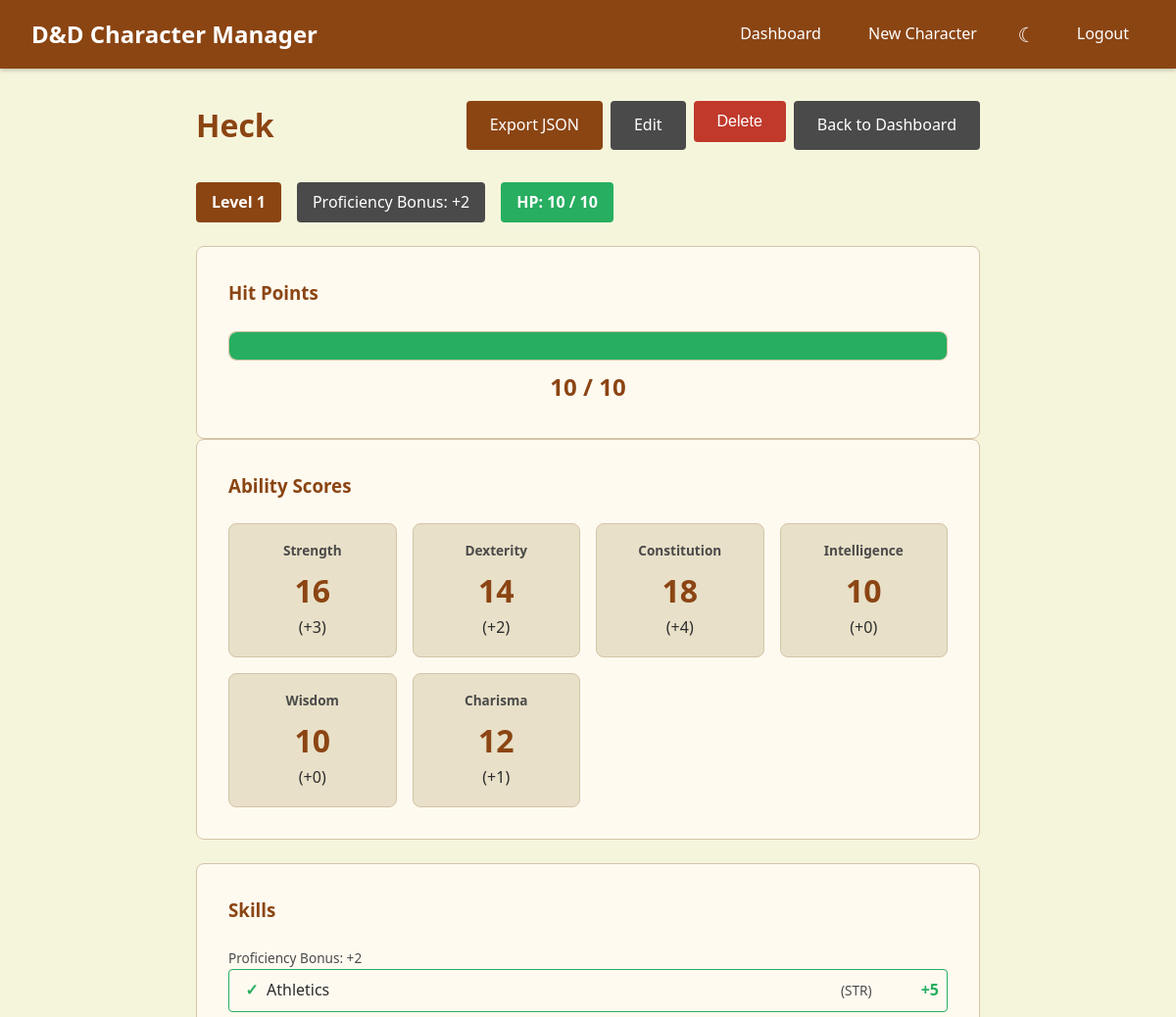
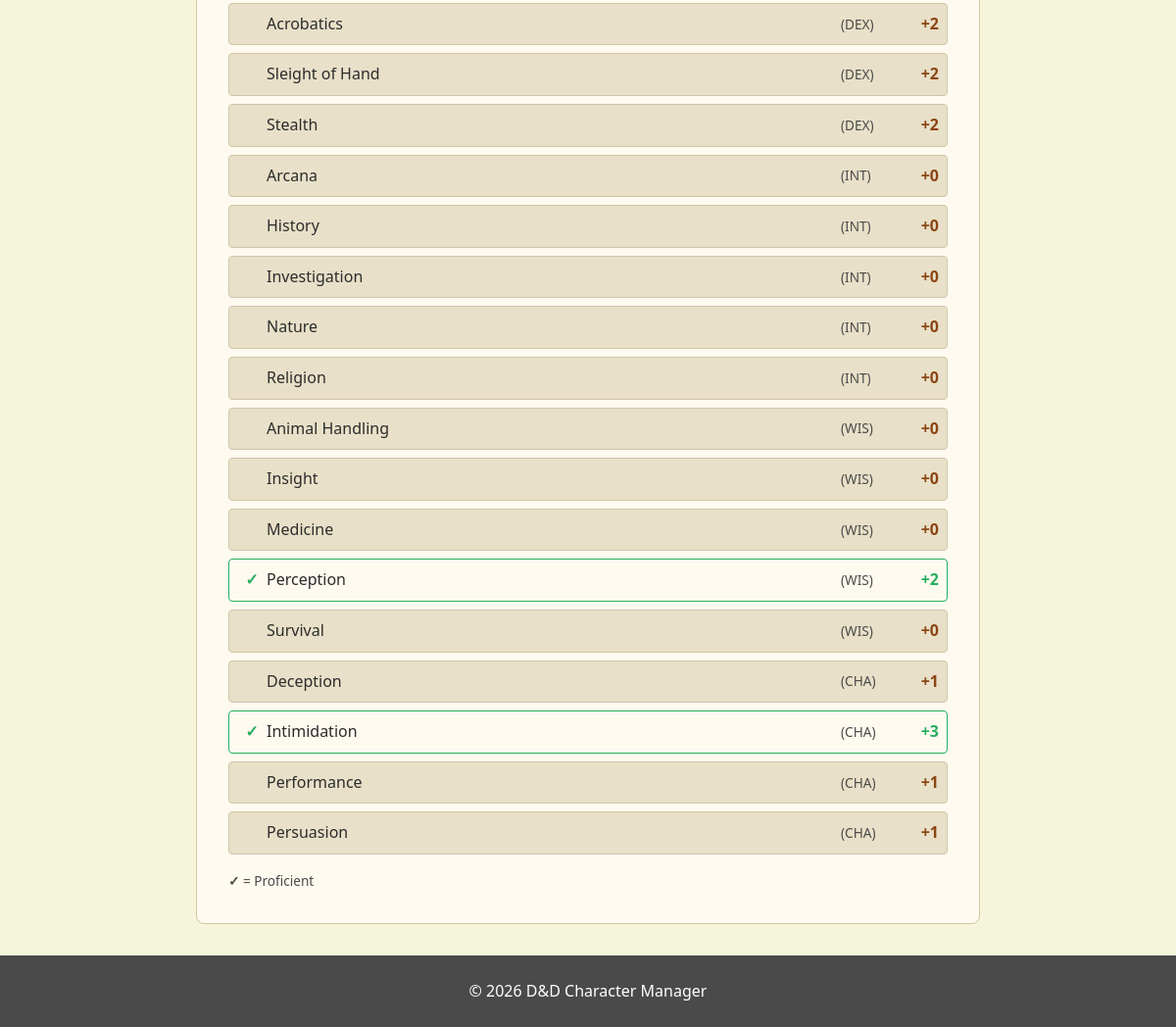
Page /character/1 (signed in) on the committed database (2 pictures, top to bottom).
### models.py (models this page shows)
class Character(db.Model):
    id = db.Column(db.Integer, primary_key=True)
    name = db.Column(db.String(100), nullable=False)
    level = db.Column(db.Integer, nullable=False, default=1)
    max_hp = db.Column(db.Integer, nullable=False, default=10)
    current_hp = db.Column(db.Integer, nullable=False, default=10)
    strength = db.Column(db.Integer, nullable=False)
    dexterity = db.Column(db.Integer, nullable=False)
    constitution = db.Column(db.Integer, nullable=False)
    intelligence = db.Column(db.Integer, nullable=False)
    wisdom = db.Column(db.Integer, nullable=False)
    charisma = db.Column(db.Integer, nullable=False)
    user_id = db.Column(db.Integer, db.ForeignKey('user.id'), nullable=False)
    skill_proficiencies = db.relationship('SkillProficiency', backref='character', lazy=True, cascade='all, delete-orphan')
    def get_modifier(self, ability):
        score = getattr(self, ability)
        return (score - 10) // 2
    def get_proficiency_bonus(self):
        level = self.level
        if level < 5:
            return 2
        elif level < 9:
            return 3
        elif level < 13:
            return 4
        elif level < 17:
            return 5
        else:
            return 6
    def get_skill_modifier(self, skill_name):
        ability = SKILLS[skill_name]
        ability_mod = self.get_modifier(ability)
        prof_bonus = self.get_proficiency_bonus()
        is_proficient = SkillProficiency.query.filter_by(
            character_id=self.id,
            skill_name=skill_name
        ).first() is not None
        if is_proficient:
            return ability_mod + prof_bonus
        return ability_mod
    def get_proficient_skills(self):
        proficiencies = SkillProficiency.query.filter_by(character_id=self.id).all()
        return {p.skill_name for p in proficiencies}

class SkillProficiency(db.Model):
    id = db.Column(db.Integer, primary_key=True)
    character_id = db.Column(db.Integer, db.ForeignKey('character.id'), nullable=False)
    skill_name = db.Column(db.String(50), nullable=False)

### routes.py (the view)
@routes.route('/character/<int:character_id>')
def view_character(character_id):
    if 'user_id' not in session:
        return redirect(url_for('routes.login'))
    character = Character.query.get_or_404(character_id)
    if character.user_id != session['user_id']:
        flash('You do not have permission to view this character.', 'error')
        return redirect(url_for('routes.dashboard'))
    data = build_character_data(character)
    return render_template('view_character.html',
                         character=character,
                         proficiency_bonus=data['proficiency_bonus'],
                         abilities=data['abilities'],
                         skills=data['skills'],
                         skill_list=SKILL_LIST)

### templates/view_character.html (shortened to what this page needs)
{% extends "base.html" %}
{% block content %}
<div class="character-view">
    <div class="character-header">
        <h2>{{ character.name }}</h2>
        <div class="character-header-actions">
            <a href="{{ url_for('routes.export_json', character_id=character.id) }}" class="btn btn-primary">Export JSON</a>
            <a href="{{ url_for('routes.edit_character', character_id=character.id) }}" class="btn btn-secondary">Edit</a>
            <form method="POST" action="{{ url_for('routes.delete_character', character_id=character.id) }}" class="delete-form" onsubmit="return confirm('Are you sure you want to delete this character?');">
                <button type="submit" class="btn btn-danger">Delete</button>
            </form>
            <a href="{{ url_for('routes.dashboard') }}" class="btn btn-secondary">Back to Dashboard</a>
        </div>
    </div>
    <div class="character-level">
        <span class="level-badge">Level {{ character.level }}</span>
        <span class="proficiency-badge">Proficiency Bonus: +{{ proficiency_bonus }}</span>
        <span class="hp-display {% if character.current_hp < character.max_hp * 0.5 %}low-hp{% endif %}">
            HP: {{ character.current_hp }} / {{ character.max_hp }}
        </span>
    </div>
    <div class="character-details">
        <h3>Hit Points</h3>
        <div class="hp-bar-container">
            <div class="hp-bar" style="width: {{ (character.current_hp / character.max_hp * 100) | int }}%;"></div>
        </div>
        <p class="hp-text">{{ character.current_hp }} / {{ character.max_hp }}</p>
    </div>
    <div class="character-details">
        <h3>Ability Scores</h3>
        <div class="ability-display">
            <div class="ability-box">
                <span class="ability-name">Strength</span>
                <span class="ability-score">{{ abilities.strength.value }}</span>
                <span class="ability-modifier">({% if abilities.strength.modifier >= 0 %}+{% endif %}{{ abilities.strength.modifier }})</span>
            </div>
            <div class="ability-box">
                <span class="ability-name">Dexterity</span>
                <span class="ability-score">{{ abilities.dexterity.value }}</span>
                <span class="ability-modifier">({% if abilities.dexterity.modifier >= 0 %}+{% endif %}{{ abilities.dexterity.modifier }})</span>
            </div>
            <div class="ability-box">
                <span class="ability-name">Constitution</span>
                <span class="ability-score">{{ abilities.constitution.value }}</span>
                <span class="ability-modifier">({% if abilities.constitution.modifier >= 0 %}+{% endif %}{{ abilities.constitution.modifier }})</span>
            </div>
            <div class="ability-box">
                <span class="ability-name">Intelligence</span>
                <span class="ability-score">{{ abilities.intelligence.value }}</span>
                <span class="ability-modifier">({% if abilities.intelligence.modifier >= 0 %}+{% endif %}{{ abilities.intelligence.modifier }})</span>
            </div>
            <div class="ability-box">
                <span class="ability-name">Wisdom</span>
                <span class="ability-score">{{ abilities.wisdom.value }}</span>
                <span class="ability-modifier">({% if abilities.wisdom.modifier >= 0 %}+{% endif %}{{ abilities.wisdom.modifier }})</span>
            </div>
            <div class="ability-box">
                <span class="ability-name">Charisma</span>
                <span class="ability-score">{{ abilities.charisma.value }}</span>
                <span class="ability-modifier">({% if abilities.charisma.modifier >= 0 %}+{% endif %}{{ abilities.charisma.modifier }})</span>
            </div>
        </div>
    </div>
    <div class="character-details skills-section-display">
        <h3>Skills</h3>
        <p class="legend">Proficiency Bonus: +{{ proficiency_bonus }}</p>
        <div class="skills-grid">
            {% for skill in skills %}
            <div class="skill-row {% if skill.proficient %}proficient{% endif %}">
                <span class="skill-checkbox-indicator">{% if skill.proficient %}&#10003;{% else %}&nbsp;{% endif %}</span>
                <span class="skill-name">{{ skill.name }}</span>
                <span class="skill-ability">({{ skill.ability_short }})</span>
                <span class="skill-modifier">{% if skill.modifier >= 0 %}+{% endif %}{{ skill.modifier }}</span>
            </div>
            {% endfor %}
        </div>
        <p class="legend"><strong>&#10003;</strong> = Proficient</p>
    </div>
</div>
{% endblock %}

### static/style.css (style rules this page uses)
* { margin: 0; padding: 0; box-sizing: border-box; }
:root { --primary-color: #8b4513; --primary-hover: #6d3610; --secondary-color: #4a4a4a; --danger-color: #c0392b; --danger-hover: #a93226; --bg-color: #f5f5dc; --card-bg: #fffaf0; --text-color: #2c2c2c; --border-color: #d4c4a8; --success-color: #27ae60; --error-color: #e74c3c; --input-bg: #fff; --input-text: #2c2c2c; --stat-preview-bg: #e8e0c8; }
body { font-family: 'Segoe UI', Tahoma, Geneva, Verdana, sans-serif; background-color: var(--bg-color); color: var(--text-color); line-height: 1.6; min-height: 100vh; display: flex; flex-direction: column; }
.btn { display: inline-block; padding: 0.75rem 1.5rem; text-decoration: none; border-radius: 4px; border: none; cursor: pointer; font-size: 1rem; transition: background-color 0.3s; }
.btn-primary { background-color: var(--primary-color); color: #fff; }
.btn-secondary { background-color: var(--secondary-color); color: #fff; }
.btn-danger { background-color: var(--danger-color); color: #fff; }
.character-view { max-width: 800px; margin: 0 auto; }
.character-header { display: flex; justify-content: space-between; align-items: center; margin-bottom: 2rem; flex-wrap: wrap; gap: 1rem; }
.character-header h2 { color: var(--primary-color); font-size: 2rem; }
.character-header-actions { display: flex; gap: 0.5rem; }
.character-details { background-color: var(--card-bg); padding: 2rem; border-radius: 8px; border: 1px solid var(--border-color); }
.character-details h3 { color: var(--primary-color); margin-bottom: 1.5rem; }
.delete-form { display: inline; }
.character-level { display: flex; gap: 1rem; margin-bottom: 1.5rem; flex-wrap: wrap; }
.level-badge { background-color: var(--primary-color); color: #fff; padding: 0.5rem 1rem; border-radius: 4px; font-weight: bold; }
.proficiency-badge { background-color: var(--secondary-color); color: #fff; padding: 0.5rem 1rem; border-radius: 4px; }
.legend { font-size: 0.85rem; color: var(--secondary-color); margin-top: 1rem; }
.ability-display { display: grid; grid-template-columns: repeat(auto-fit, minmax(140px, 1fr)); gap: 1rem; }
.ability-box { background-color: var(--stat-preview-bg); padding: 1rem; border-radius: 8px; border: 1px solid var(--border-color); text-align: center; }
.ability-name { display: block; font-weight: 600; color: var(--secondary-color); font-size: 0.85rem; margin-bottom: 0.25rem; }
.ability-score { display: block; font-size: 2rem; font-weight: bold; color: var(--primary-color); }
.ability-modifier { display: block; font-size: 1rem; color: var(--text-color); }
.skills-section-display { margin-top: 1.5rem; }
.skills-grid { display: flex; flex-direction: column; gap: 0.5rem; }
.skill-row { display: grid; grid-template-columns: 30px 1fr 50px 50px; align-items: center; padding: 0.5rem; background-color: var(--stat-preview-bg); border-radius: 4px; border: 1px solid var(--border-color); }
.skill-row.proficient { background-color: var(--card-bg); border-color: var(--success-color); }
.skill-checkbox-indicator { text-align: center; color: var(--success-color); font-weight: bold; }
.skill-name { font-weight: 500; }
.skill-ability { font-size: 0.85rem; color: var(--secondary-color); }
.skill-modifier { text-align: right; font-weight: bold; color: var(--primary-color); }
.skill-row.proficient .skill-modifier { color: var(--success-color); }
.hp-display { background-color: var(--success-color); color: #fff; padding: 0.5rem 1rem; border-radius: 4px; font-weight: bold; }
.hp-bar-container { background-color: var(--stat-preview-bg); border-radius: 8px; height: 30px; border: 1px solid var(--border-color); overflow: hidden; margin-bottom: 0.5rem; }
.hp-bar { background-color: var(--success-color); height: 100%; transition: width 0.3s ease; border-radius: 8px 0 0 8px; }
.hp-text { text-align: center; font-size: 1.5rem; font-weight: bold; color: var(--primary-color); }

### rows in the picture
Character: name "Heck", level "1", current_hp "10", max_hp "10"
SkillProficiency: name "Perception", ability_short "WIS", modifier "2"
SkillProficiency: name "Intimidation", ability_short "CHA", modifier "3"

### other values in the picture
{{ proficiency_bonus }} "2"
{{ abilities.strength.value }} "16"
{{ abilities.strength.modifier }} "3"
{{ abilities.dexterity.value }} "14"
{{ abilities.dexterity.modifier }} "2"
{{ abilities.constitution.value }} "18"
{{ abilities.constitution.modifier }} "4"
{{ abilities.intelligence.value }} "10"
{{ abilities.intelligence.modifier }} "0"
{{ abilities.wisdom.value }} "10"
{{ abilities.wisdom.modifier }} "0"
{{ abilities.charisma.value }} "12"
{{ abilities.charisma.modifier }} "1"
{{ skill.name }} "Athletics" "Acrobatics" "Sleight of Hand" "Stealth" "Arcana" "History" "Investigation" "Nature" "Religion" "Animal Handling" "Insight" "Medicine" "Survival" "Deception" "Performance" "Persuasion"
{{ skill.ability_short }} "STR" "DEX" "DEX" "DEX" "INT" "INT" "INT" "INT" "INT" "WIS" "WIS" "WIS" "WIS" "CHA" "CHA" "CHA"
